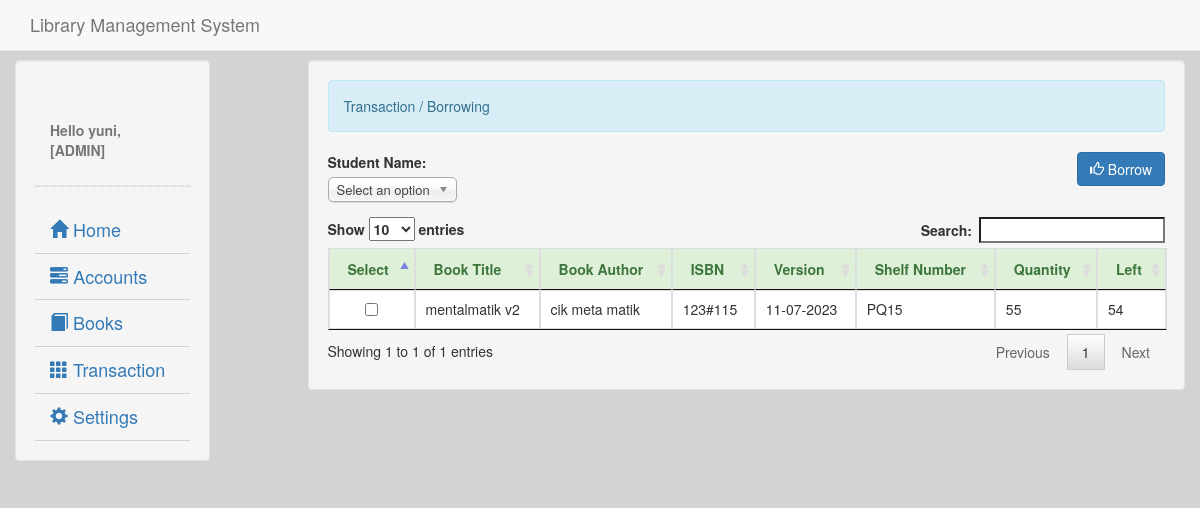
The app's page /borrowing.php (signed in) with its own data.
### tables this page shows
CREATE TABLE `book` (
  `book_id` int(11) NOT NULL,
  `entry_number` varchar(30) NOT NULL,
  `book_title` varchar(50) NOT NULL,
  `book_author` varchar(60) NOT NULL,
  `date_publish` varchar(25) NOT NULL,
  `book_publisher` varchar(100) NOT NULL,
  `book_isbn` varchar(50) NOT NULL,
  `book_shelf` varchar(50) NOT NULL,
  `qty` int(11) NOT NULL
);

### account.php (called while the page is built, shortened)
<?php
	require_once 'connect.php';
	$qadmin = $conn->query("SELECT * FROM `admin` WHERE `admin_id` = '$_SESSION[admin_id]'") or die(mysqli_error());
	$fadmin = $qadmin->fetch_array();
	$name = $fadmin['fullname'];
?>

### borrowing.php (the view, shortened to what this page needs)
<!DOCTYPE html>
<?php
	require_once 'valid.php';
?>
<html lang = "eng">
	<head>
		<link rel = "stylesheet" type = "text/css" href = "css/bootstrap.css" />
		<link rel = "stylesheet" type = "text/css" href = "css/chosen.min.css" />
		<link rel = "stylesheet" type = "text/css" href = "css/jquery.dataTables.css" />
	</head>
	<body style = "background-color:#d3d3d3;">
		<nav class = "navbar navbar-default navbar-fixed-top">
			<div class = "container-fluid">
				<div class = "navbar-header">
					<h4 class = "navbar-text navbar-right">Library Management System</h4>
				</div>
			</div>
		</nav>
		<div class = "container-fluid">
			<div class = "col-lg-2 well" style = "margin-top:60px;">
				<div class = "container-fluid">
					<br />
					<br />
					<label class = "text-muted"><?php require'account.php'; echo "Hello ".$name.", [ADMIN]";?></label>
				</div>
				<hr style = "border:1px dotted #d3d3d3;"/>
				<ul id = "menu" class = "nav menu">
					<li><a style = "font-size:18px; border-bottom:1px solid #d3d3d3;" href = "home.php"><i class = "glyphicon glyphicon-home"></i> Home</a></li>
					<li><a style = "font-size:18px; border-bottom:1px solid #d3d3d3;" href = ""><i class = "glyphicon glyphicon-tasks"></i> Accounts</a>
					</li>
					<li><a style = "font-size:18px; border-bottom:1px solid #d3d3d3;" href = "book.php"><i class = "glyphicon glyphicon-book"></i> Books</a></li>
					<li><a style = "font-size:18px; border-bottom:1px solid #d3d3d3;" href = ""><i class = "glyphicon glyphicon-th"></i> Transaction</a>
					</li>
					<li><a  style = "font-size:18px; border-bottom:1px solid #d3d3d3;" href = ""><i class = "glyphicon glyphicon-cog"></i> Settings</a>
					</li>
				</ul>
			</div>
			<div class = "col-lg-9 well" style = "margin-top:60px;">
				<div class = "alert alert-info">Transaction / Borrowing</div>
				<form method = "POST" action = "borrow.php" enctype = "multipart/form-data">
					<div class = "form-group pull-left">
						<label>Student Name:</label>
						<br />
						<select name = "student_no" id = "student">
							<option value = "" selected = "selected" disabled = "disabled">Select an option</option>
						</select>
					</div>
					<div class = "form-group pull-right">
						<button name = "save_borrow" class = "btn btn-primary"><span class = "glyphicon glyphicon-thumbs-up"></span> Borrow</button>
					</div>
					<table id = "table" class = "table table-bordered">
						<thead class = "alert-success">
							<tr>
								<th>Select</th>
								<th>Book Title</th>
								<th>Book Author</th>
								<th>ISBN</th>
								<th>Version</th>
								<th>Shelf Number</th>
								<th>Quantity</th>
								<th>Left</th>
							</tr>
						</thead>
						<tbody>
							<?php
							$i= 0;
								$q_book = $conn->query("SELECT * FROM `book`") or die(mysqli_error());
								while($f_book = $q_book->fetch_array()){
								$q_borrow = $conn->query("SELECT SUM(qty) as total FROM `borrowing` WHERE `book_id` = '$f_book[book_id]' && `status` = 'Borrowed'") or die(mysqli_error());
								$new_qty = $q_borrow->fetch_array();
								$total = $f_book['qty'] - $new_qty['total'];
							?>
							<tr>
								<td>
									<?php
										if($total == 0){
											echo "<center><label class = 'text-danger'>Not Available</label></center>";
										}else{
											echo '<input type = "hidden" name = "book_id['.$i.']" value = "'.$f_book['book_id'].'"><center><input type = "checkbox" name = "selector['.$i.']" value = "1"></center>';
										}
									?>
								</td>
								<td><?php echo $f_book['book_title']?></td>
								<td><?php echo $f_book['book_author']?></td>
								<td><?php echo $f_book['book_isbn']?></td>
								<td><?php echo date("m-d-Y", strtotime($f_book['date_publish']))?></td>
								<td><?php echo $f_book['book_shelf']?></td>
								<td><?php echo $f_book['qty']?></td>
								<td><?php echo $total ?></td>
							</tr>
							<?php
							$i++;
								}
							?>
						</tbody>
					</table>
				</form>
			</div>
		</div>
	</body>
</html>

### records on screen
book: book_title "mentalmatik v2", book_author "cik meta matik", book_isbn "123#115", date_publish "11-07-2023", book_shelf "PQ15", qty "55", total "54"

### other values on screen
$name "yuni"
